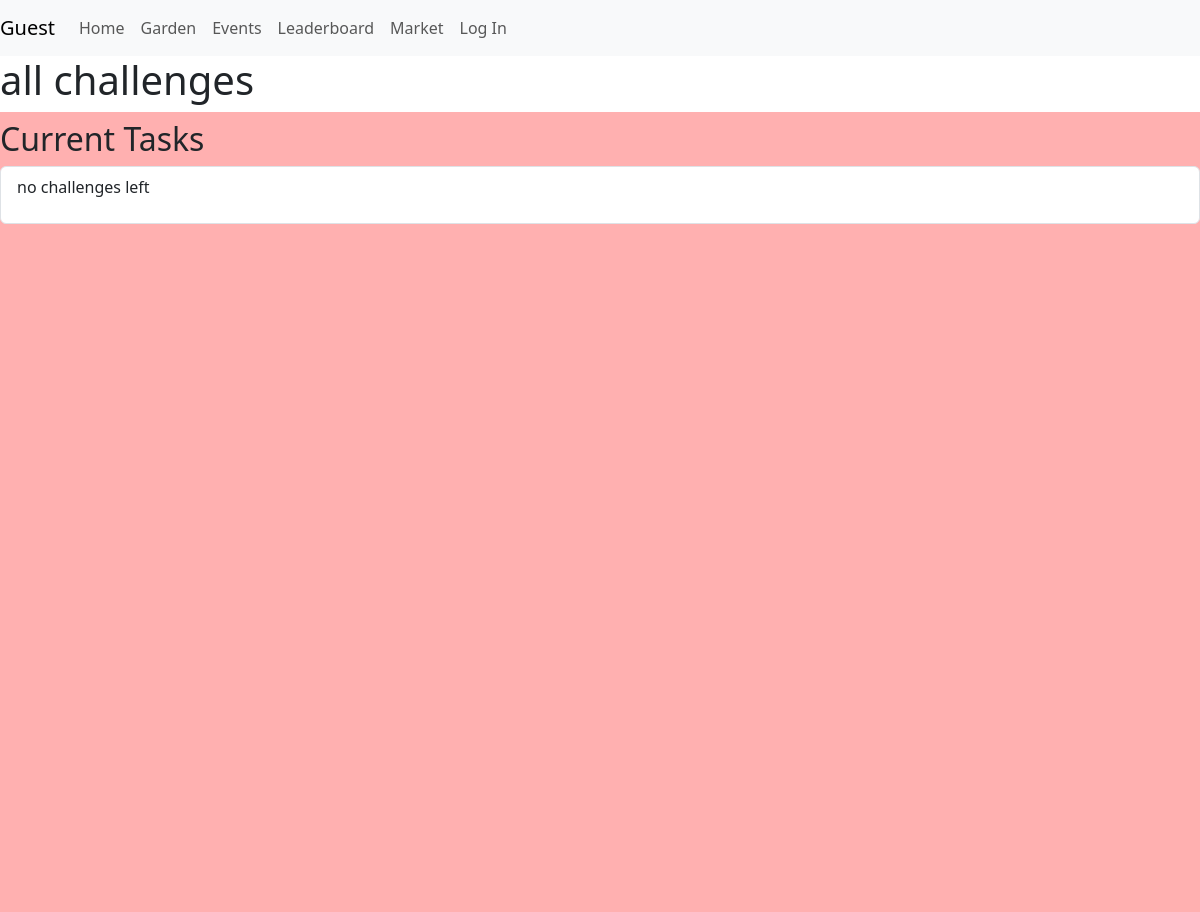
The page /allchallenges on the database as committed earlier.
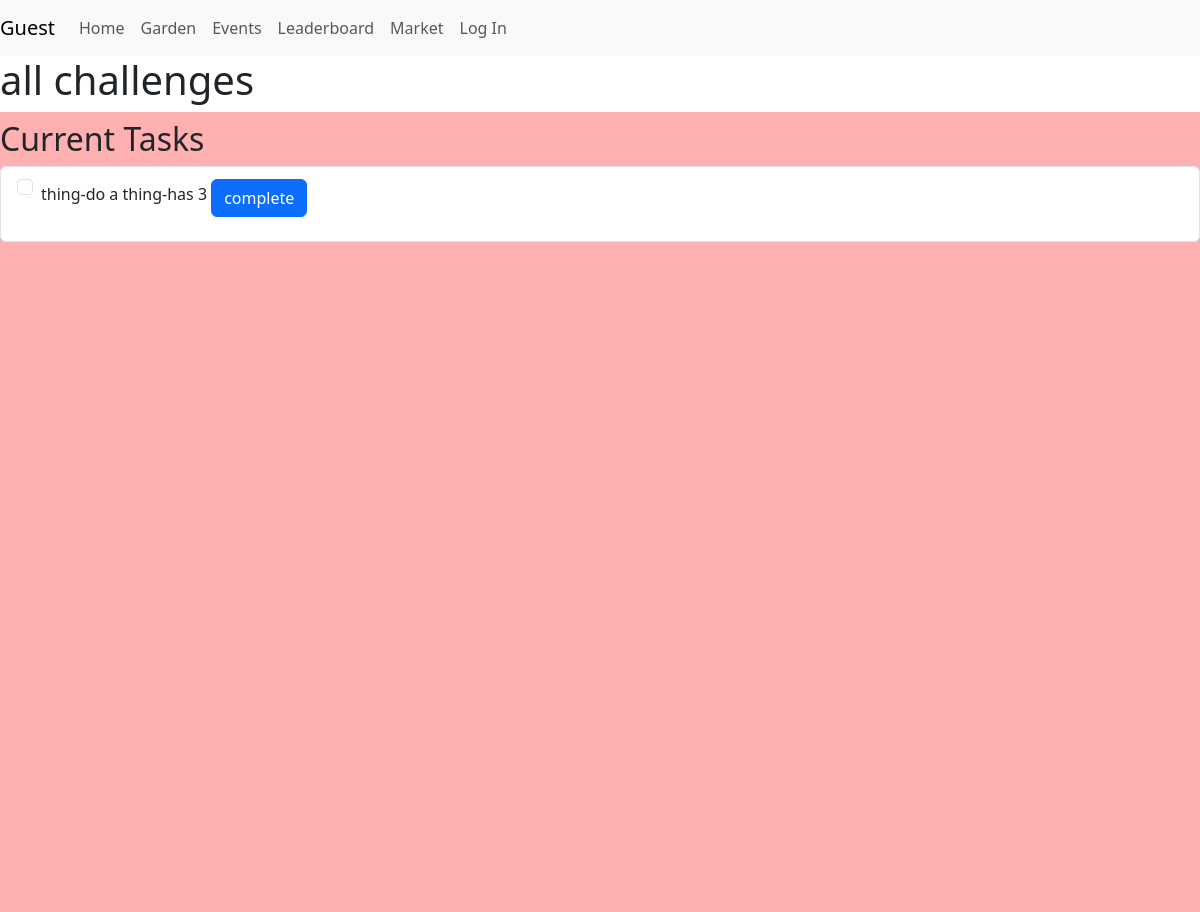
The same page on the database as committed later.
### main/models.py (models this page shows, shortened)
class Challenge(models.Model):
    challengeId = models.AutoField(primary_key=True)
    title= models.CharField(max_length=50)
    desc= models.CharField(max_length=50)
    noOfTasks= models.IntegerField()
    rewardValue= models.IntegerField()

### main/views.py (the view)
# urls.py: path("allchallenges", views.challenges, name="allchallenges"),
def challenges(request):
    challenges = Challenge.objects.all()
    context = {"challenge_list": challenges}
    return render(request, "allchallenges.html", context)

### main/templates/allchallenges.html (shortened to what this page needs)
{% extends 'base.html' %}
{% load auth_extras %}
{% block content %}
<h1>all challenges</h1>
<div class="row h-100">
    <div class="col-12" style=" background-color: rgb(255, 176, 176)">
        <h2 class="mt-2">Current Tasks</h2>
        <ul class="list-group">
            <li class="list-group-item">
                {% for item in challenge_list%}
                <div class="form-check">
                    <input class="form-check-input" type="checkbox" value="" id="flexCheckDefault">
                    <label class="form-check-label" for="flexCheckDefault">
                        {{item.title}}-{{item.desc}}-has {{item.noOfTasks}}
                        <button class="remove-button btn btn-primary mt-1" data-id="{{item.challengeId}}" data-points="{{item.rewardValue}}">complete</button>
                </div>
                    <p> {% empty %} no challenges left</p>
                </div>
                {% endfor %}
            </li>
        </ul>
</div>
{% endblock %}

Rows that differ between the two databases and show on the page:
added Challenge: title "thing", desc "do a thing", noOfTasks "3"
Other text that changed with them:
text no longer shown: "no challenges left"
